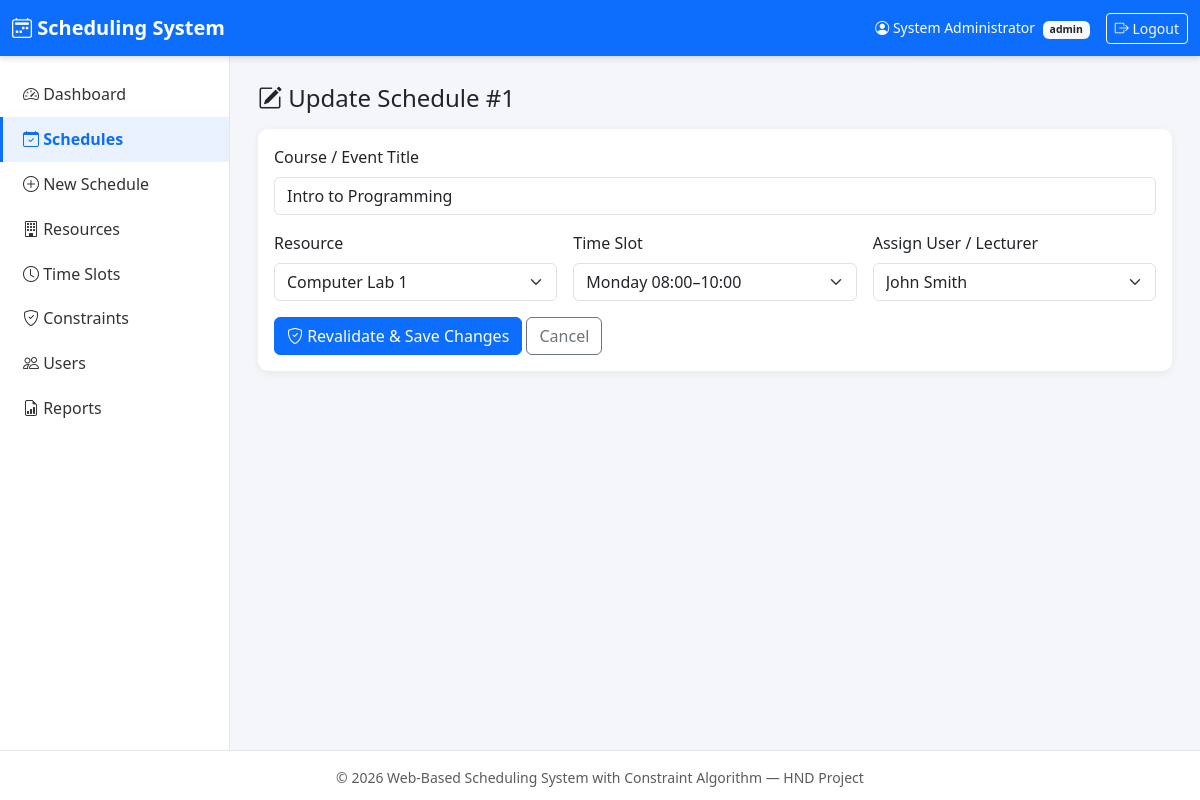
Page /schedules/update_schedule.php?id=1 (signed in) on the committed database.
### tables this page shows
CREATE TABLE IF NOT EXISTS schedules (
    schedule_id   INT AUTO_INCREMENT PRIMARY KEY,
    course_title  VARCHAR(150) DEFAULT NULL,
    resource_id   INT NOT NULL,
    slot_id       INT NOT NULL,
    user_id       INT NOT NULL,
    status        ENUM('approved','rejected','pending') NOT NULL DEFAULT 'pending',
    created_at    TIMESTAMP DEFAULT CURRENT_TIMESTAMP,
    CONSTRAINT fk_sched_resource FOREIGN KEY (resource_id) REFERENCES resources(resource_id) ON DELETE CASCADE,
    CONSTRAINT fk_sched_slot     FOREIGN KEY (slot_id)     REFERENCES timeslots(slot_id)     ON DELETE CASCADE,
    CONSTRAINT fk_sched_user     FOREIGN KEY (user_id)     REFERENCES users(user_id)         ON DELETE CASCADE,
    INDEX idx_sched_resource_slot (resource_id, slot_id),
    INDEX idx_sched_user_slot (user_id, slot_id),
    INDEX idx_sched_status (status)
);

CREATE TABLE IF NOT EXISTS resources (
    resource_id     INT AUTO_INCREMENT PRIMARY KEY,
    resource_name   VARCHAR(100) NOT NULL,
    resource_type   ENUM('classroom','laboratory','lecture_hall','equipment') NOT NULL,
    capacity        INT DEFAULT 0,
    status          ENUM('available','unavailable') NOT NULL DEFAULT 'available',
    created_at      TIMESTAMP DEFAULT CURRENT_TIMESTAMP,
    INDEX idx_resources_type (resource_type)
);

CREATE TABLE IF NOT EXISTS timeslots (
    slot_id     INT AUTO_INCREMENT PRIMARY KEY,
    day         ENUM('Monday','Tuesday','Wednesday','Thursday','Friday','Saturday') NOT NULL,
    start_time  TIME NOT NULL,
    end_time    TIME NOT NULL,
    created_at  TIMESTAMP DEFAULT CURRENT_TIMESTAMP,
    INDEX idx_timeslots_day (day),
    CONSTRAINT chk_time_order CHECK (start_time < end_time)
);

CREATE TABLE IF NOT EXISTS users (
    user_id     INT AUTO_INCREMENT PRIMARY KEY,
    username    VARCHAR(50)  NOT NULL UNIQUE,
    full_name   VARCHAR(100) NOT NULL,
    email       VARCHAR(100) DEFAULT NULL,
    password    VARCHAR(255) NOT NULL,            
    role        ENUM('admin','lecturer','staff') NOT NULL DEFAULT 'lecturer',
    status      ENUM('active','inactive') NOT NULL DEFAULT 'active',
    created_at  TIMESTAMP DEFAULT CURRENT_TIMESTAMP,
    INDEX idx_users_role (role)
);

### schedules/update_schedule.php (the view, shortened to what this page needs)
<?php
require_once '../config/db.php';
$id = (int)($_GET['id'] ?? 0);
$stmt = mysqli_prepare($conn, "SELECT * FROM schedules WHERE schedule_id = ?");
mysqli_stmt_bind_param($stmt, "i", $id);
mysqli_stmt_execute($stmt);
$schedule = mysqli_fetch_assoc(mysqli_stmt_get_result($stmt));
$resources = mysqli_query($conn, "SELECT * FROM resources ORDER BY resource_name");
$slots     = mysqli_query($conn, "SELECT * FROM timeslots ORDER BY FIELD(day,'Monday','Tuesday','Wednesday','Thursday','Friday','Saturday'), start_time");
$users     = mysqli_query($conn, "SELECT * FROM users ORDER BY full_name");
require_once '../includes/header.php';
require_once '../includes/sidebar.php';
?>
<main class="app-content">
  <h4 class="mb-3"><i class="bi bi-pencil-square"></i> Update Schedule #<?php echo $schedule['schedule_id']; ?></h4>
  <div class="card">
    <div class="card-body">
      <form id="scheduleForm" method="POST" class="needs-validation row g-3" novalidate>
        <div class="col-md-12">
          <label class="form-label">Course / Event Title</label>
          <input type="text" name="course_title" class="form-control" value="<?php echo htmlspecialchars($schedule['course_title']); ?>">
        </div>
        <div class="col-md-4">
          <label class="form-label">Resource</label>
          <select id="resource_id" name="resource_id" class="form-select" required>
            <?php mysqli_data_seek($resources, 0); while ($r = mysqli_fetch_assoc($resources)): ?>
              <option value="<?php echo $r['resource_id']; ?>" <?php echo $schedule['resource_id']==$r['resource_id']?'selected':''; ?>>
                <?php echo htmlspecialchars($r['resource_name']); ?>
              </option>
            <?php endwhile; ?>
          </select>
        </div>
        <div class="col-md-4">
          <label class="form-label">Time Slot</label>
          <select id="slot_id" name="slot_id" class="form-select" required>
            <?php mysqli_data_seek($slots, 0); while ($t = mysqli_fetch_assoc($slots)): ?>
              <option value="<?php echo $t['slot_id']; ?>" <?php echo $schedule['slot_id']==$t['slot_id']?'selected':''; ?>>
                <?php echo htmlspecialchars($t['day']) . ' ' . substr($t['start_time'],0,5) . '–' . substr($t['end_time'],0,5); ?>
              </option>
            <?php endwhile; ?>
          </select>
        </div>
        <div class="col-md-4">
          <label class="form-label">Assign User / Lecturer</label>
          <select id="user_id" name="user_id" class="form-select" required>
            <?php mysqli_data_seek($users, 0); while ($u = mysqli_fetch_assoc($users)): ?>
              <option value="<?php echo $u['user_id']; ?>" <?php echo $schedule['user_id']==$u['user_id']?'selected':''; ?>>
                <?php echo htmlspecialchars($u['full_name']); ?>
              </option>
            <?php endwhile; ?>
          </select>
        </div>
        <div class="col-12">
          <button type="submit" class="btn btn-primary"><i class="bi bi-shield-check"></i> Revalidate &amp; Save Changes</button>
          <a href="view_schedules.php" class="btn btn-outline-secondary">Cancel</a>
        </div>
      </form>
    </div>
  </div>
</main>
<?php require_once '../includes/footer.php'; ?>

### css/style.css (style rules this page uses)
:root { --primary: #0d6efd; --secondary: #6c757d; --sidebar-width: 230px; }
body { background-color: #f4f6f9; font-family: 'Segoe UI', Arial, sans-serif; }
.app-content { flex: 1; padding: 1.75rem; min-width: 0; }
.card { border: none; border-radius: 10px; box-shadow: 0 2px 8px rgba(0,0,0,.06); }

### rows in the picture
schedules: schedule_id "1", course_title "Intro to Programming", resource_id "Computer Lab 1", slot_id "Monday 08:00–10:00", user_id "John Smith"

### other values in the picture
$_SESSION['full_name'] "System Administrator"
$_SESSION['role'] "admin"
